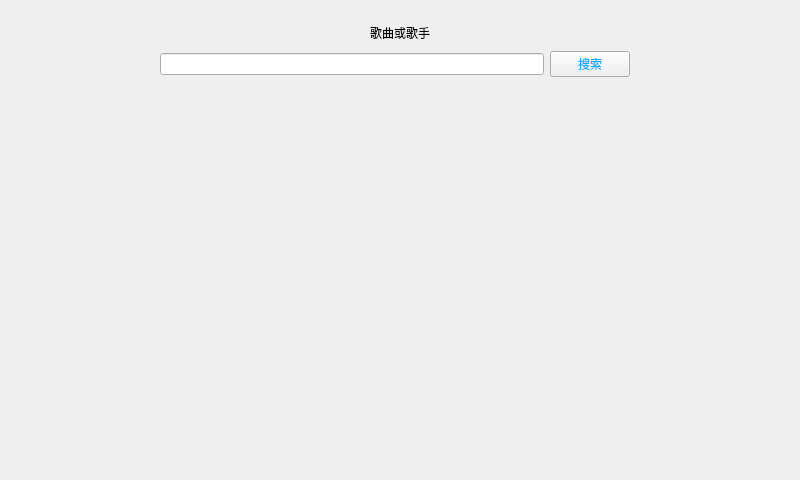
<?xml version="1.0" encoding="UTF-8"?>
<ui version="4.0">
 <class>Widget</class>
 <widget class="QWidget" name="Widget">
  <property name="geometry">
   <rect>
    <x>0</x>
    <y>0</y>
    <width>800</width>
    <height>480</height>
   </rect>
  </property>
  <property name="minimumSize">
   <size>
    <width>800</width>
    <height>480</height>
   </size>
  </property>
  <property name="maximumSize">
   <size>
    <width>16777215</width>
    <height>16777215</height>
   </size>
  </property>
  <property name="windowTitle">
   <string>Widget</string>
  </property>
  <property name="styleSheet">
   <string notr="true"/>
  </property>
  <layout class="QGridLayout" name="gridLayout_2">
   <item row="0" column="0">
    <widget class="QWidget" name="widget" native="true">
     <property name="minimumSize">
      <size>
       <width>0</width>
       <height>75</height>
      </size>
     </property>
     <property name="maximumSize">
      <size>
       <width>16777215</width>
       <height>75</height>
      </size>
     </property>
     <layout class="QGridLayout" name="gridLayout">
      <item row="0" column="0">
       <widget class="QLabel" name="label">
        <property name="minimumSize">
         <size>
          <width>0</width>
          <height>20</height>
         </size>
        </property>
        <property name="text">
         <string>歌曲或歌手</string>
        </property>
        <property name="alignment">
         <set>Qt::AlignCenter</set>
        </property>
       </widget>
      </item>
      <item row="1" column="0">
       <layout class="QHBoxLayout" name="horizontalLayout">
        <item>
         <spacer name="horizontalSpacer">
          <property name="orientation">
           <enum>Qt::Horizontal</enum>
          </property>
          <property name="sizeType">
           <enum>QSizePolicy::Maximum</enum>
          </property>
          <property name="sizeHint" stdset="0">
           <size>
            <width>140</width>
            <height>20</height>
           </size>
          </property>
         </spacer>
        </item>
        <item>
         <widget class="QLineEdit" name="musicName">
          <property name="minimumSize">
           <size>
            <width>0</width>
            <height>20</height>
           </size>
          </property>
         </widget>
        </item>
        <item>
         <widget class="QPushButton" name="search">
          <property name="minimumSize">
           <size>
            <width>0</width>
            <height>20</height>
           </size>
          </property>
          <property name="styleSheet">
           <string notr="true">color: rgb(0, 170, 255);
border-color: rgb(85, 170, 255);</string>
          </property>
          <property name="text">
           <string>搜索</string>
          </property>
         </widget>
        </item>
        <item>
         <spacer name="horizontalSpacer_2">
          <property name="orientation">
           <enum>Qt::Horizontal</enum>
          </property>
          <property name="sizeType">
           <enum>QSizePolicy::Maximum</enum>
          </property>
          <property name="sizeHint" stdset="0">
           <size>
            <width>150</width>
            <height>20</height>
           </size>
          </property>
         </spacer>
        </item>
       </layout>
      </item>
     </layout>
    </widget>
   </item>
   <item row="1" column="0">
    <widget class="QWidget" name="musicList" native="true"/>
   </item>
  </layout>
 </widget>
 <resources/>
 <connections/>
</ui>
